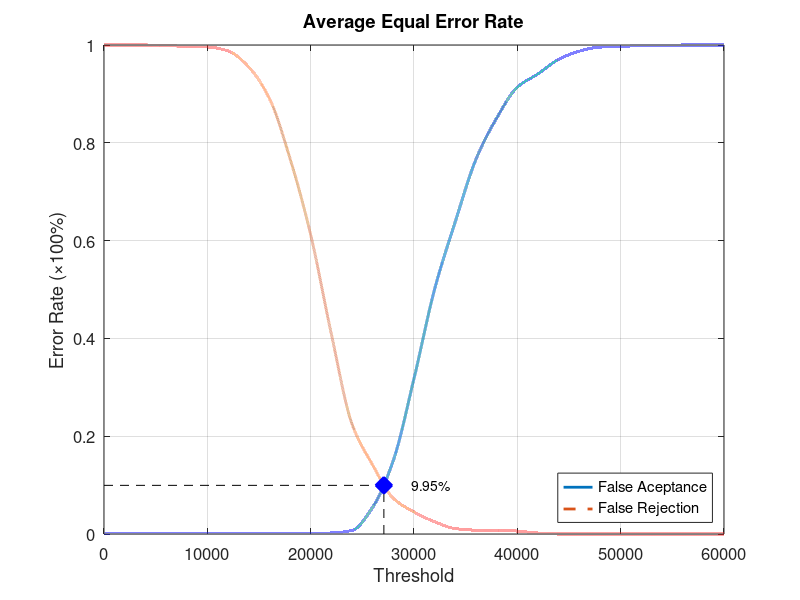
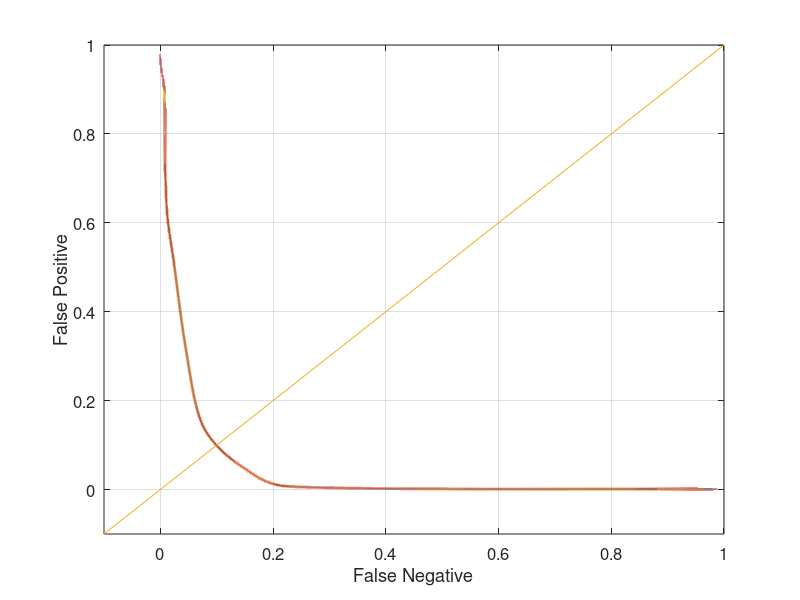

The MATLAB source for these figures, in order:
function yEER = Database3Average
close all;
clear;
clc;
x = 0:2000:60000;
xq = 0:0.5:60000;

y0 = [0 0.00105263 0.00105263 0.00105263 0.00105263 0.00105263 0.00105263 0.00105263 0.00105263 0.00105263 0.00105263 0.00210526 0.00736842 0.0547368 0.150526 0.317895 0.501053 0.638947 0.766316 0.850526 0.913684 0.941053 0.970526 0.987368 0.995789 0.996842 0.998947 0.998947 1 1 1];
yy0 = interp1(x, y0, xq, 'pchip');
y1 = [1 1 1 0.999 0.997 0.996 0.988 0.955 0.891 0.768 0.612 0.409 0.225 0.141 0.073 0.045 0.025 0.011 0.008 0.008 0.006 0.002 0 0 0 0 0 0 0 0 0];
yy1 = interp1(x, y1, xq, 'pchip');

% Calculating EER: 
y2 = abs(y0 - y1);
find(y2 == min(y2))
yy2 = abs(yy0 - yy1);
xEER = find(yy2 == min(yy2));
xEERIndex = xq(xEER) % X-axis EER
yEER = yy0(xEER) % Y-axis EER

main = figure
plot(xq, yy0,'-','LineWidth', 2);	hold on
plot(xq, yy1,'--','LineWidth', 2);	hold on
plot([xEERIndex xEERIndex], [0 yEER], 'k--');	hold on
plot([0 xEERIndex], [yEER yEER], 'k--');	hold on
plot(xEERIndex, yEER, 'bx', 'LineWidth', 10);	hold on
text(xEERIndex + 10 * xEERIndex / 100, yEER, [num2str(round((10000 * yEER)) / 100) '%'])
legend('False Aceptance', 'False Rejection', 'Location', 'SouthEast')
xlabel('Threshold')
ylabel('Error Rate (\times100%)')
title('Average Equal Error Rate')
set(gca, 'FontSize', 12)
axis([0 60000 0 1])
grid on

print(main, 'Database3AverageMain', '-dpng');
FNRxFPR = figure('Color', [1 1 1]);
plot(yy1, yy0, '-', yy1, yy0, 'LineWidth', 2);
hold on
y = -0.1:0.1:1
plot(y, y); 
set(gca, 'FontSize', 12)
xlabel('False Negative')
ylabel('False Positive')
axis([-0.1 1 -0.1 1])
set(gca, 'FontSize', 12)
grid on

print(FNRxFPR, 'Database3AverageFNRxFPR','-dpng');
end
